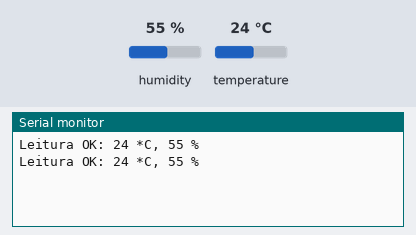
Recording of a sketch running on a simulated ESP8266 (NodeMCU). On the bench: the last lines printed to the serial monitor. The inputs (shaded band) are chosen by the test bench; at power-on: humidity 55 %, temperature 24 °C.

Above: at 2.8 s.
2.9 s: humidity set to 22 %
At 4.6 s:
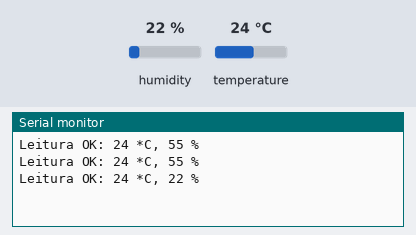
5.6 s: temperature set to 12 °C
At 7.0 s:
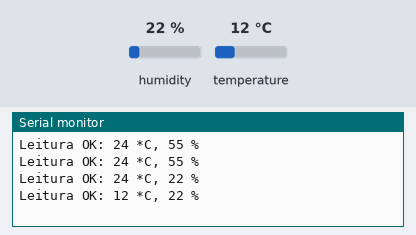
8.3 s: humidity set to 40 %
At 10.6 s:
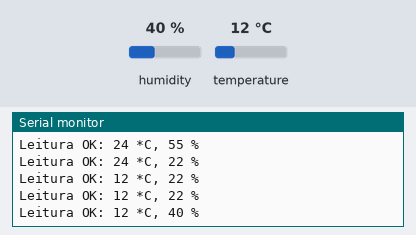
Timing chart, 0 to 12.1 s (numbered marks = the images above; inputs shaded):
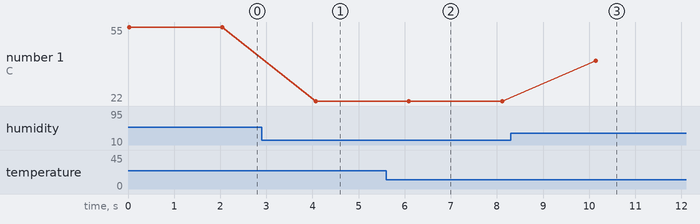

Measured:
- after the input at 2.9 s, the serial monitor: prints a new line after 1.2 s (image 1)
- after the input at 5.6 s, the serial monitor: prints a new line after 0.49 s (image 2)
- after the input at 8.3 s, the serial monitor: prints a new line after 1.8 s (image 3)
- plotted number 1: 55 → 22 after the input at 2.9 s, 22 → 40 after the input at 8.3 s

The sketch:

08-DHT11.ino
```cpp
/*
  Simple DHT11
*/

#include <SimpleDHT.h>


int pinDHT11 = D6; // Pino onte está conectado o DHT11
SimpleDHT11 dht11(pinDHT11);

void setup() {
  Serial.begin(9600);

}

void loop() {
  //Variáveis
  byte temperatura = 0;
  byte umidade = 0;


  int err = SimpleDHTErrSuccess;

      if ((err = dht11.read(&temperatura, &umidade, NULL)) != SimpleDHTErrSuccess) {
        Serial.print("Leitua DHT11 com falha, err=");
        Serial.println(err);
        delay(2000);
        return;
      }

      Serial.print("Leitura OK: ");
      Serial.print((int)temperatura); Serial.print(" *C, ");
      Serial.print((int)umidade); Serial.println(" %");
      delay(2000);

}
```
